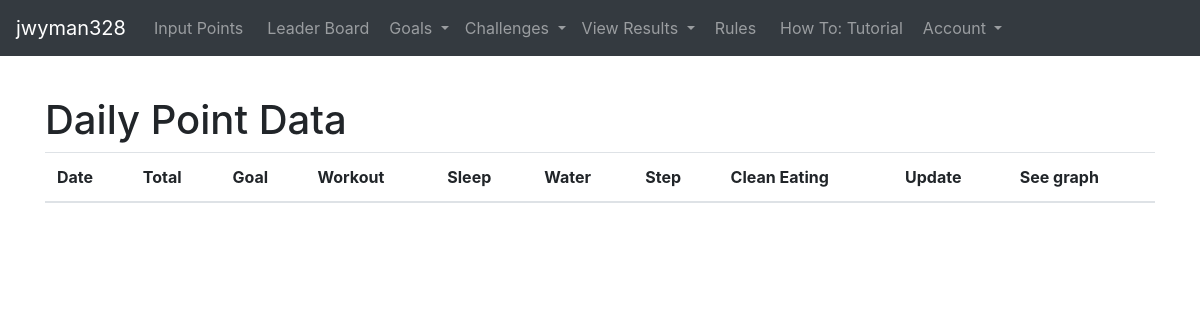
The page /daily_point_date_list (signed in) on the database as committed earlier.
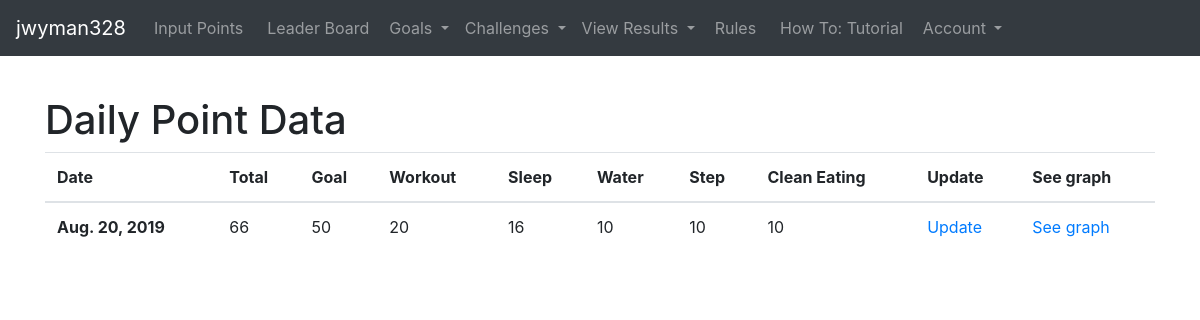
The same page on the database as committed later.
### users/models.py (models this page shows, shortened)
class My_custom_user(AbstractUser):
    email = models.EmailField()
    total_points = models.PositiveIntegerField(default=0, null=True, blank=True)

### app/models.py (models this page shows, shortened)
class Point_model(models.Model):
    sleep_points = models.PositiveIntegerField(default=0)
    date = models.DateField(default=now, editable=True)
    water_points = models.PositiveIntegerField(default=0)
    workout_points = models.PositiveIntegerField(default=0)
    one_to_one_workout = models.ForeignKey(
        User_point_input_model,on_delete=models.CASCADE ,
        null=True, blank=True  )
    total_points = models.PositiveIntegerField(
        default=0, null=True, blank=True)
    clean_eating_points = models.PositiveIntegerField(default=0)
    step_points = models.PositiveIntegerField(default=0)
    user = models.ForeignKey(
        settings.AUTH_USER_MODEL,
        on_delete=models.CASCADE,
        null=True, blank=True )
    daily_point_goal = models.PositiveIntegerField(
        default=0, null=True, blank=True)
    up_to_date_total_points_accumulated = models.PositiveIntegerField(
        default=0, null=True, blank=True)

### app/views.py (the view)
class Daily_points_date_list(LoginRequiredMixin, ListView):
    template_name = 'daily_points_date_list.html'
    model = Point_model
    def order_date_data(self):
        ordered_user_data = Point_model.objects.filter(user=self.request.user)
        order_date_data = ordered_user_data.order_by('-date')
        return order_date_data
    def unanswered_challenge_invitations(self):
        current_user_obj = self.request.user
        all_invitations_status_objects = current_user_obj.invitation_status_set.filter(status='idle')
        if all_invitations_status_objects:
            messages.add_message(self.request, messages.INFO,
                                """Pending Invitation, to accept or
                                reject go to Challenges -> Pending invitations""")

### templates/daily_points_date_list.html
{% extends 'base.html' %}
{% block content %}
<p style="color:white">{{view.unanswered_challenge_invitations}}</p>
<div class = 'container'>
        <h1> Daily Point Data</h1>
        <table class="table">
                <thead>
                  <tr>
                    <th scope="col">Date</th>
                    <th scope="col">Total </th>
                    <th scope="col">Goal</th>
                    <th scope="col">Workout</th>
                    <th scope="col">Sleep </th>
                    <th scope="col">Water</th>
                    <th scope="col">Step</th>
                    <th scope="col">Clean Eating</th>
                    <th scope="col">Update</th>
                    <th scope="col">See graph</th>
                  </tr>
                </thead>
                <tbody>
                  {% for point_obj in view.order_date_data %}
                  <tr>
                    <th scope="row">{{point_obj.date}}</th>
                    <td>{{point_obj.total_points}}</td>
                    <td>{{point_obj.daily_point_goal}}</td>
                    <td>{{point_obj.workout_points}}</td>
                    <td>{{point_obj.sleep_points}}</td>
                    <td>{{point_obj.water_points}}</td>
                    <td>{{point_obj.step_points}}</td>
                    <td>{{point_obj.clean_eating_points}}</td>
                    <td><a href = "{%url 'update_health_data_input' point_obj.pk %}"> Update</a></td>
                    <td><a href = "{%url 'daily_point_graph' point_obj.pk %}"> See graph</a></td>
                  </tr>
                 {% endfor %}
                </tbody>
        </table>
</div>
{% endblock %}

### templates/base.html (shortened to what this page needs)
<!doctype html>
<html lang="en">
  <head>
    <link rel="stylesheet" href="https://stackpath.bootstrapcdn.com/bootstrap/4.3.1/css/bootstrap.min.css">
  </head>
  <body>
      <nav class="navbar navbar-expand-md navbar-dark bg-dark">
          <a class="navbar-brand" href="#">{{user.username}}</a>
          <div class="collapse navbar-collapse" id="navbarSupportedContent">
              <ul class="navbar-nav mr-auto">
                  <li class="nav-item ">
                      {% if user.is_authenticated %}
                      <a class="nav-link mx-1" href="{% url 'Health_data_input' %}">Input Points</a>
                      {% else %}
                      <a class="nav-link mx-1" href="{% url 'signup' %}">Signup</a>
                      {% endif %}
                  </li>
                  <li class="nav-item ">
                    <a class="nav-link mx-1" href="{%url 'all_time_leaderboard' %}">Leader Board</a>
                </li>
                  <li class="nav-item dropdown">
                      <a class="nav-link dropdown-toggle" href="#" id="navbarDropdown" role="button" data-toggle="dropdown" aria-haspopup="true" aria-expanded="false">
                        Goals
                      </a>
                  </li>
                  <li class="nav-item dropdown">
                    <a class="nav-link dropdown-toggle" href="#" id="navbarDropdown" role="button" data-toggle="dropdown" aria-haspopup="true" aria-expanded="false">
                      Challenges
                    </a>
                </li>
                  <li class="nav-item dropdown">
                    <a class="nav-link dropdown-toggle" href="#" id="navbarDropdown" role="button" data-toggle="dropdown" aria-haspopup="true" aria-expanded="false">
                      View Results
                    </a>
                </li>
                <li class="nav-item ">
                    <a class="nav-link mx-1" href="{% url 'rules' %}">Rules</a>
                </li>
                <li class="nav-item ">
                    <a class="nav-link mx-1" href="{% url 'how_to' %}"> How To: Tutorial</a>
                </li>
                {% if user.is_authenticated %}
                <li class="nav-item dropdown">
                    <a class="nav-link dropdown-toggle" href="#" id="navbarDropdown" role="button" data-toggle="dropdown" aria-haspopup="true" aria-expanded="false">
                      Account
                    </a>
                </li>
                {% endif %}
              </ul>
          </div>
  </nav>
    {% block content %}
    {% endblock %}
  </body>
</html>

Rows that differ between the two databases and show on the page:
added Point_model: date "Aug. 20, 2019", total_points "66", daily_point_goal "50", workout_points "20", sleep_points "16", water_points "10", step_points "10", clean_eating_points "10"
